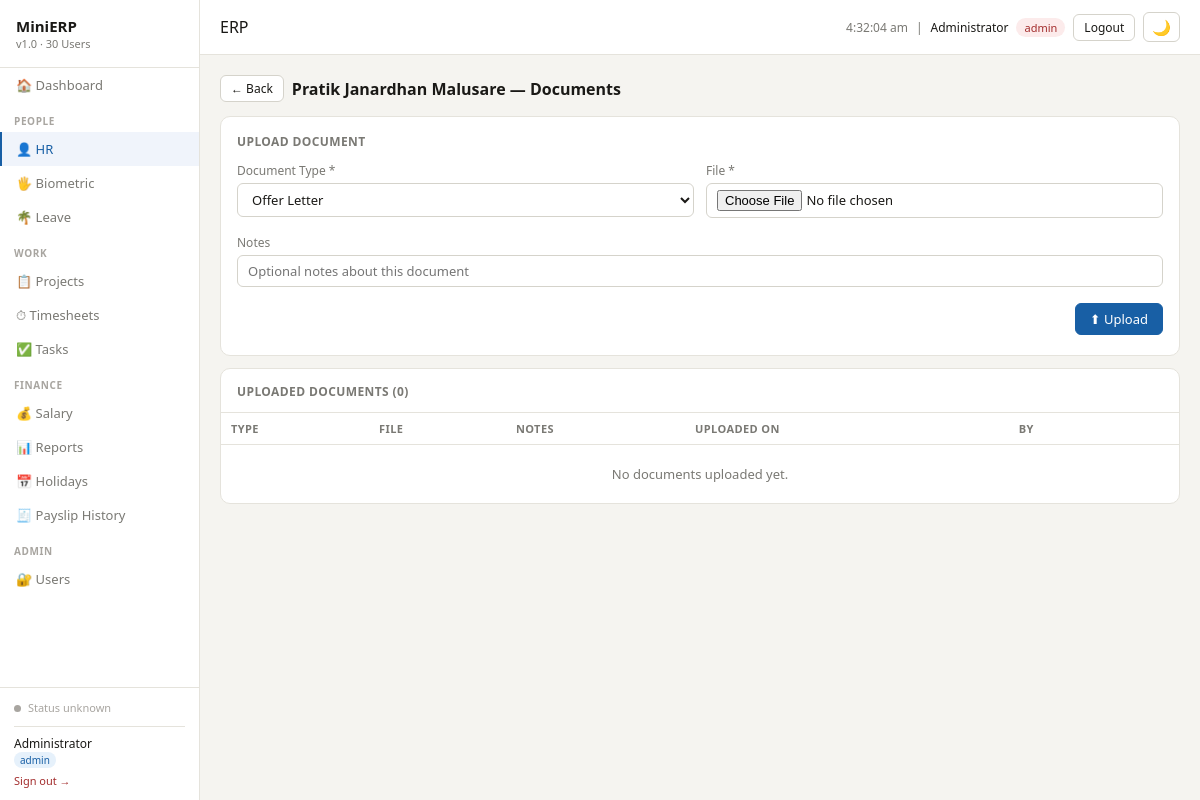
/hr/9/documents (signed in), run on the app's committed database.
### tables this page shows
CREATE TABLE users (
        id          INTEGER PRIMARY KEY AUTOINCREMENT,
        username    TEXT UNIQUE NOT NULL,
        password    TEXT NOT NULL,
        full_name   TEXT NOT NULL,
        role        TEXT NOT NULL DEFAULT 'user',
        active      INTEGER DEFAULT 1,
        employee_id INTEGER UNIQUE REFERENCES employees(id)
    , must_change_password INTEGER DEFAULT 0, temp_password TEXT);

CREATE TABLE employees (
        id       INTEGER PRIMARY KEY AUTOINCREMENT,
        name     TEXT NOT NULL,
        dept     TEXT NOT NULL,
        role     TEXT NOT NULL,
        join_date TEXT NOT NULL,
        salary   REAL NOT NULL,
        pan      TEXT UNIQUE NOT NULL,
        pf       INTEGER DEFAULT 1,
        esi      INTEGER DEFAULT 0,
        status   TEXT DEFAULT 'active'
    , employee_code TEXT, essl_user_id TEXT, file_no TEXT, dob TEXT, age INTEGER, blood_group TEXT, probation_period TEXT, confirmation_date TEXT, notice_period TEXT, personal_contact TEXT, personal_email TEXT, official_email TEXT, current_address TEXT, permanent_address TEXT, offer_letter TEXT, aadhar_card TEXT, pan_card_note TEXT, insurance_list TEXT, account_number TEXT, ifsc_code TEXT, edu_ssc TEXT, edu_hsc TEXT, edu_ug TEXT, edu_pg TEXT, emergency_name TEXT, emergency_relation TEXT, emergency_contact TEXT, emergency_location TEXT, father_name TEXT, father_contact TEXT, mother_name TEXT, mother_contact TEXT, sister_name TEXT, sister_contact TEXT, brother_name TEXT, brother_contact TEXT);

### modules/hr.py (the view)
@hr_bp.route("/<int:emp_id>/documents")
@login_required
def documents(emp_id):
    conn = get_conn()
    emp  = conn.execute("SELECT id,name FROM employees WHERE id=?", (emp_id,)).fetchone()
    if not emp:
        abort(404)
    docs = conn.execute(
        "SELECT * FROM employee_documents WHERE employee_id=? ORDER BY uploaded_on DESC",
        (emp_id,)
    ).fetchall()
    conn.close()
    return render_template("hr_documents.html", emp=emp, docs=docs, doc_types=DOC_TYPES)

### modules/auth.py (called while the page is built, shortened)
def load_user(user_id):
    conn = get_conn()
    row = conn.execute(
        "SELECT * FROM users WHERE id=?",
        (user_id,),
    ).fetchone()
    conn.close()
    return User(row) if row and row["active"] else None

@auth_bp.before_app_request
def force_password_change():
    if not current_user.is_authenticated:
        return
    allowed_endpoints = {
        "auth.change_password",
        "auth.logout",
        "static",
    }
    if current_user.must_change_password and request.endpoint not in allowed_endpoints:
        return redirect(url_for("auth.change_password"))

    @property
    def is_admin(self):
        return self.role == "admin"

    @property
    def is_hr(self):
        return self.role in ("admin", "hr")

    def can(self, module):
        if self.role == "admin":
            return True

### modules/db.py (called while the page is built)
def get_conn():
    conn = sqlite3.connect(DB_PATH)
    conn.row_factory = sqlite3.Row
    conn.execute("PRAGMA foreign_keys = ON")
    return conn

### templates/hr_documents.html
{% extends "base.html" %}
{% set active = "hr" %}
{% block content %}
<div class="flex" style="margin-bottom:14px">
  <a href="/hr" class="btn btn-sm">← Back</a>
  <h2 style="font-size:16px;font-weight:600">{{ emp.name }} — Documents</h2>
</div>
<div class="card">
  <div class="card-title">Upload Document</div>
  <form method="POST" action="/hr/{{ emp.id }}/documents/upload" enctype="multipart/form-data">
    <div class="form-grid cols-2">
      <div class="form-field">
        <label>Document Type *</label>
        <select name="doc_type">
          {% for d in doc_types %}
          <option>{{ d }}</option>
          {% endfor %}
        </select>
      </div>
      <div class="form-field">
        <label>File *</label>
        <input type="file" name="file" required>
      </div>
      <div class="form-field span-2">
        <label>Notes</label>
        <input name="notes" placeholder="Optional notes about this document">
      </div>
      <div class="form-field span-2" style="display:flex;justify-content:flex-end">
        <button class="btn btn-primary" type="submit">⬆ Upload</button>
      </div>
    </div>
  </form>
</div>
<div class="card" style="padding:0;overflow:hidden">
  <div style="padding:12px 16px;border-bottom:1px solid #E5E3DC">
    <span class="card-title" style="margin:0">Uploaded Documents ({{ docs|length }})</span>
  </div>
  <table>
    <thead><tr><th>Type</th><th>File</th><th>Notes</th><th>Uploaded On</th><th>By</th><th></th></tr></thead>
    <tbody>
    {% for d in docs %}
    <tr>
      <td><span class="badge badge-blue">{{ d.doc_type }}</span></td>
      <td>{{ d.filename }}</td>
      <td style="color:#7A7974">{{ d.notes or '—' }}</td>
      <td>{{ d.uploaded_on }}</td>
      <td style="color:#7A7974">{{ d.uploaded_by or '—' }}</td>
      <td>
        <div class="flex">
          <a href="/hr/{{ emp.id }}/documents/download/{{ d.id }}" class="btn btn-sm">⬇ Download</a>
          <form method="POST" action="/hr/{{ emp.id }}/documents/delete/{{ d.id }}" onsubmit="return confirm('Delete &quot;{{ d.filename }}&quot;? This cannot be undone.')">
            <button class="btn btn-sm btn-danger" type="submit">✕</button>
          </form>
        </div>
      </td>
    </tr>
    {% else %}
    <tr><td colspan="6" style="text-align:center;padding:20px;color:#7A7974">No documents uploaded yet.</td></tr>
    {% endfor %}
    </tbody>
  </table>
</div>
{% endblock %}

### templates/base.html (shortened to what this page needs)
<!DOCTYPE html>
<html lang="en">
<head>
</head>
<body>
<div class="sidebar">
  <div class="logo">MiniERP <span>v1.0 · 30 Users</span></div>
  <nav class="nav">
    <a href="/dashboard" class="{{ 'active' if active=='dashboard' }}">🏠 Dashboard</a>
    <div class="nav-section">People</div>
    <a href="/hr"        class="{{ 'active' if active=='hr' }}">👤 HR</a>
    <a href="/biometric" class="{{ 'active' if active=='biometric' }}">🖐 Biometric</a>
    {% if current_user.can('leave') %}
    <a href="/leave"     class="{{ 'active' if active=='leave' }}">🌴 Leave</a>
    {% endif %}
    <div class="nav-section">Work</div>
    {% if current_user.can('projects') %}
    <a href="/projects"  class="{{ 'active' if active=='projects' }}">📋 Projects</a>
    {% endif %}
    {% if current_user.can('timesheet') %}
    <a href="/timesheet" class="{{ 'active' if active=='timesheet' }}">⏱ Timesheets</a>
    {% endif %}
    {% if current_user.can('tasks') or current_user.is_hr %}
    <a href="/tasks" class="{{ 'active' if active=='tasks' }}">✅ Tasks</a>
    {% endif %}
    <div class="nav-section">Finance</div>
    <a href="/salary"    class="{{ 'active' if active=='salary' }}">💰 Salary</a>
    <a href="/reports"   class="{{ 'active' if active=='reports' }}">📊 Reports</a>
    {% if current_user.is_hr %}
    <a href="/holidays"  class="{{ 'active' if active=='holidays' }}">📅 Holidays</a>
    <a href="/salary/history" class="{{ 'active' if active=='payslip_history' }}">🧾 Payslip History</a>
    {% endif %}
    {% if current_user.is_authenticated and current_user.is_admin %}
    <div class="nav-section">Admin</div>
    <a href="/users"     class="{{ 'active' if active=='users' }}">🔐 Users</a>
    {% endif %}
  </nav>
  <div class="sidebar-footer">
    <div id="essl-status" style="line-height:1.5">
      <span id="essl-dot" class="sync-dot" style="background:#A8A5A0"></span>
      <span id="essl-label" style="font-size:11px;color:var(--text2)">Checking…</span><br>
    </div>
    {% if current_user.is_authenticated %}
    <div style="margin-top:10px;padding-top:8px;border-top:1px solid var(--border)">
      <div style="font-size:12px;color:var(--text);font-weight:500">{{ current_user.full_name }}</div>
      <div style="font-size:11px;color:var(--text2);margin-bottom:6px">
        <span style="background:#E6F1FB;color:#185FA5;padding:1px 6px;border-radius:10px;font-size:10px">{{ current_user.role }}</span>
      </div>
      <a href="/logout" style="font-size:11px;color:#A32D2D">Sign out →</a>
    </div>
    {% endif %}
  </div>
</div>
<div class="main">
  <div class="topbar">
    <h1>{{ title | default("ERP") }}</h1>
    <div class="flex">
      <span style="font-size:12px;color:#7A7974" id="clock"></span>
      {% if current_user.is_authenticated %}
      <span style="font-size:12px;color:#7A7974">|</span>
      <span style="font-size:12px;font-weight:500">{{ current_user.full_name }}</span>
      <span class="badge {{ 'badge-red' if current_user.role=='admin' else 'badge-blue' if current_user.role=='hr' else 'badge-gray' }}">{{ current_user.role }}</span>
      <a href="/logout" class="btn btn-sm" style="font-size:12px">Logout</a>
      {% endif %}
      <button id="theme-toggle" class="btn btn-sm" onclick="toggleDark()" title="Toggle dark mode" style="font-size:15px;padding:4px 8px">🌙</button>
    </div>
  </div>
  <div class="content">
    {% block content %}{% endblock %}
  </div>
</div>
</body>
</html>

### templates/base.html (style rules this page uses)
* { box-sizing:border-box;margin:0;padding:0 }
:root { --bg:#F5F4F0;--bg2:#fff;--bg3:#FAFAF8; --border:#E5E3DC;--border2:#D5D3CB; --text:#1A1916;--text2:#7A7974;--text3:#A8A5A0; --nav-hover:#F5F4F0;--nav-active:#F0F4FB; --row-hover:#FAFAF8;--row-alt:#F5F4F0; --input-bg:#fff; }
body { font-family:Segoe UI,system-ui,sans-serif;background:var(--bg);color:var(--text);font-size:14px;display:flex;height:100vh;overflow:hidden }
a { color:inherit;text-decoration:none }
.sidebar { width:200px;background:var(--bg2);border-right:1px solid var(--border);display:flex;flex-direction:column;flex-shrink:0;height:100vh }
.logo { padding:16px;font-weight:600;font-size:15px;border-bottom:1px solid #E5E3DC }
.logo span { font-size:11px;font-weight:400;color:var(--text2);display:block }
.nav-section { font-size:10px;font-weight:600;color:var(--text3);padding:12px 14px 4px;letter-spacing:.6px;text-transform:uppercase }
.nav a { display:flex;align-items:center;gap:8px;padding:8px 14px;color:var(--text2);font-size:13px;border-left:2px solid transparent }
.nav a.active { background:var(--nav-active);color:#185FA5;font-weight:500;border-left-color:#185FA5 }
.sidebar-footer { padding:12px 14px;border-top:1px solid var(--border);font-size:11px;color:var(--text3);margin-top:auto }
.sync-dot { display:inline-block;width:7px;height:7px;border-radius:50%;background:#A8A5A0;margin-right:4px }
.main { flex:1;display:flex;flex-direction:column;overflow:hidden }
.topbar { padding:12px 20px;background:var(--bg2);border-bottom:1px solid var(--border);display:flex;justify-content:space-between;align-items:center;flex-shrink:0 }
.topbar h1 { font-size:16px;font-weight:500 }
.content { flex:1;overflow-y:auto;padding:20px }
.card { background:var(--bg2);border:1px solid var(--border);border-radius:10px;padding:16px;margin-bottom:12px }
.card-title { font-size:12px;font-weight:600;color:var(--text2);margin-bottom:12px;text-transform:uppercase;letter-spacing:.4px }
table { width:100%;border-collapse:collapse;font-size:13px }
th { text-align:left;padding:8px 10px;border-bottom:1px solid var(--border);font-size:11px;font-weight:600;color:var(--text2);text-transform:uppercase;letter-spacing:.4px }
td { padding:8px 10px;border-bottom:1px solid var(--border);vertical-align:middle }
tr:last-child td { border-bottom:none }
.badge { display:inline-flex;align-items:center;padding:2px 8px;border-radius:20px;font-size:11px;font-weight:500 }
.badge-red { background:#FCEBEB;color:#A32D2D }
.btn { padding:6px 14px;border-radius:6px;font-size:13px;cursor:pointer;font-family:inherit;font-weight:500;border:1px solid #D5D3CB;background:#fff;color:#1A1916;display:inline-flex;align-items:center;gap:6px }
.btn-primary { background:#185FA5;color:#fff;border-color:#185FA5 }
.btn-sm { padding:4px 10px;font-size:12px }
input,select,textarea { padding:6px 10px;border:1px solid var(--border2);border-radius:6px;font-family:inherit;font-size:13px;background:var(--input-bg);color:var(--text);outline:none;width:100% }
label { font-size:12px;color:#7A7974;display:block;margin-bottom:4px }
.form-grid { display:grid;gap:12px }
.form-grid.cols-2 { grid-template-columns:1fr 1fr }
.form-field { margin-bottom:4px }
.span-2 { grid-column:1/-1 }
.flex { display:flex;gap:8px;align-items:center }

### data on the page
users: full_name "Administrator", role "admin"
employees: name "Pratik Janardhan Malusare"

### other printed values
{{ title | default("ERP") }} "ERP"
{{ docs|length }} "0"
form field doc_type "Offer Letter"
